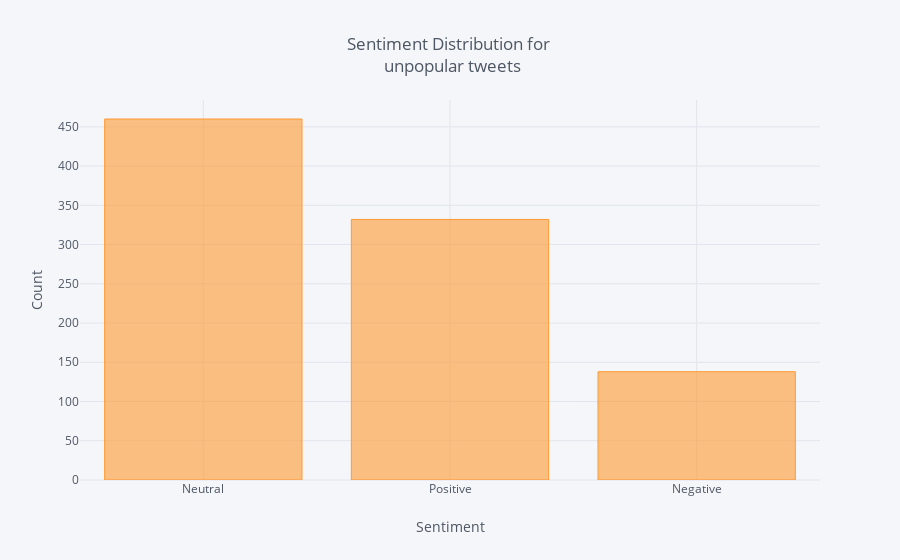

The cell this chart's notebook holds for it:
### Code cell
df_unpopular = df[df['rt_count'] <= 100]
df_unpopular['Sentiment'].value_counts().iplot(kind='bar', xTitle='Sentiment',
                                    yTitle='Count', title = ('Sentiment Distribution for <br> unpopular tweets '))

### Figure 1 — Plotly figure (JSON) as saved in the notebook; plotly's stock layout.template omitted (floating-point values rounded to 4 significant figures)
{"data": [{"marker": {"color": "rgba(255, 153, 51, 0.6)", "line": {"color": "rgba(255, 153, 51, 1.0)", "width": 1}}, "name": "Sentiment", "orientation": "v", "text": "", "type": "bar", "uid": "efedc53d-a059-4b11-a171-e341209653de", "x": ["Neutral", "Positive", "Negative"], "y": [460, 332, 138]}], "layout": {"legend": {"bgcolor": "#F5F6F9", "font": {"color": "#4D5663"}}, "paper_bgcolor": "#F5F6F9", "plot_bgcolor": "#F5F6F9", "title": {"font": {"color": "#4D5663"}, "text": "Sentiment Distribution for <br> unpopular tweets "}, "xaxis": {"gridcolor": "#E1E5ED", "showgrid": true, "tickfont": {"color": "#4D5663"}, "title": {"font": {"color": "#4D5663"}, "text": "Sentiment"}, "zerolinecolor": "#E1E5ED"}, "yaxis": {"gridcolor": "#E1E5ED", "showgrid": true, "tickfont": {"color": "#4D5663"}, "title": {"font": {"color": "#4D5663"}, "text": "Count"}, "zerolinecolor": "#E1E5ED"}}}
